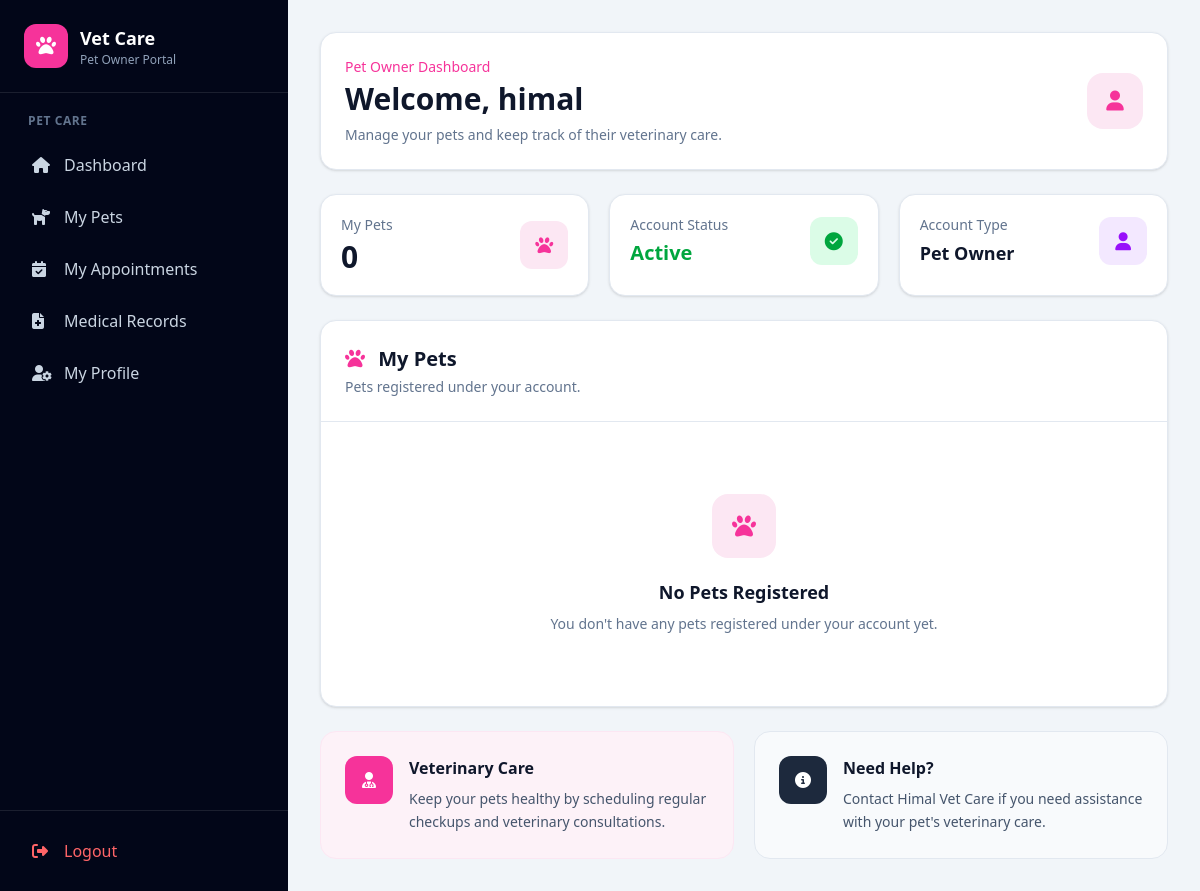
Before: /owner-dashboard/ (signed in) with the older database file.
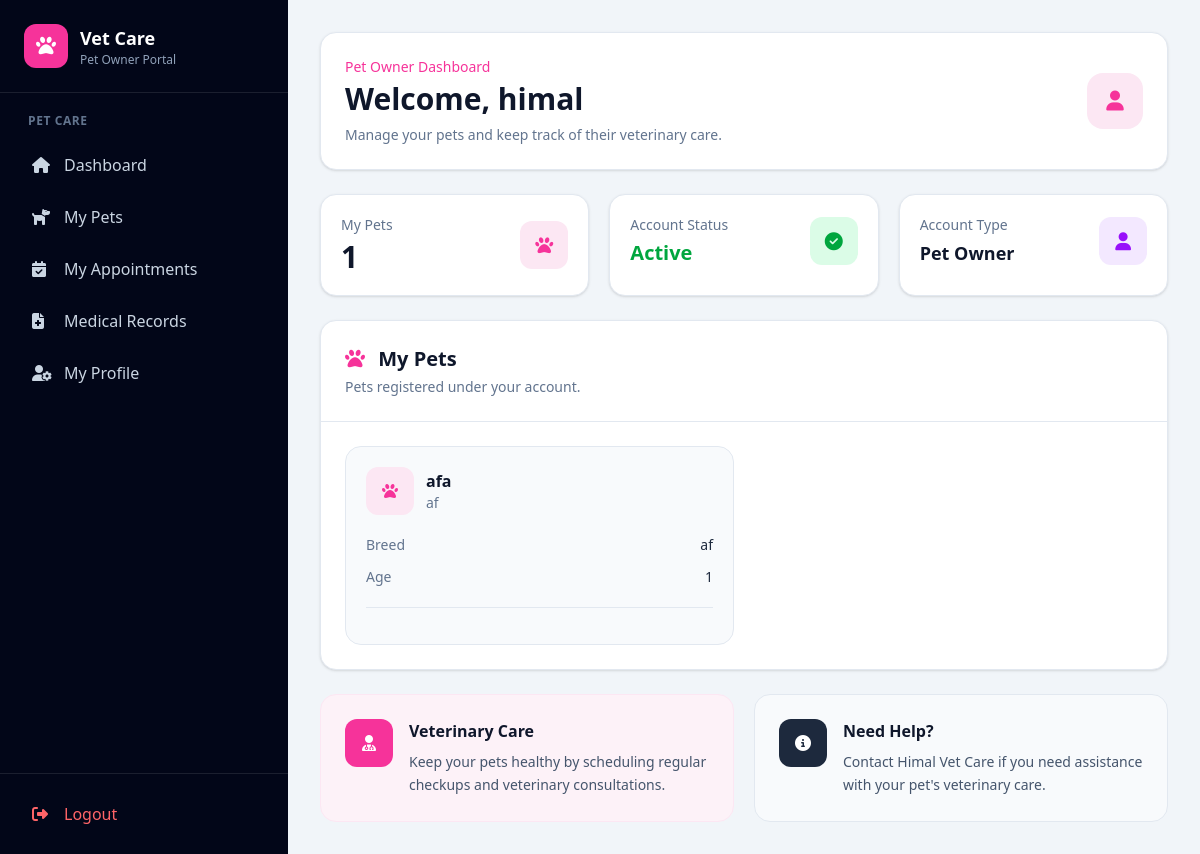
After: the same page with the newer database file.
### animal/models.py (models this page shows, shortened)
class Animal(models.Model):
    owner = models.ForeignKey(
        User,
        on_delete=models.CASCADE,
        related_name="animals",
        null=True,
        blank=True
    )
    name = models.CharField(max_length=100)
    species = models.CharField(max_length=100)
    breed = models.CharField(
        max_length=100,
        blank=True,
        null=True
    )
    age = models.PositiveIntegerField(
        blank=True,
        null=True
    )
    symptoms = models.TextField(
        blank=True,
        null=True
    )
    created_at = models.DateTimeField(
        auto_now_add=True
    )

### account/views.py (the view)
@login_required
def owner_dashboard(request):
    user = request.user
    if user.role != User.PET_OWNER:
        messages.error(
            request,
            "You are not authorized to access the pet owner dashboard."
        )
        return redirect("dashboard")
    pet_owner_profile = getattr(
        user,
        "pet_owner_profile",
        None
    )
    try:
        my_animals = Animal.objects.filter(
            owner=user
        )
    except Exception:
        my_animals = Animal.objects.none()
    try:
        appointments = (
            Appointment.objects
            .filter(animal__in=my_animals)
            .order_by("appointment_date")[:5]
        )
    except Exception:
        appointments = Appointment.objects.none()
    try:
        medical_records = (
            MedicalRecord.objects
            .filter(animal__in=my_animals)
            .order_by("-id")[:5]
        )
    except Exception:
        medical_records = MedicalRecord.objects.none()
    context = {
        "my_animals": my_animals,
        "appointments": appointments,
        "medical_records": medical_records,
        "pet_owner_profile": pet_owner_profile,
        "user_role": "PET_OWNER",
    }
    return render(
        request,
        "account/owner_dashboard.html",
        context
    )

### account/templates/account/owner_dashboard.html (shortened to what the changed rows need)
{% extends 'ownerbase.html' %}
{% block content %}
<div class="max-w-7xl mx-auto space-y-6">
    <div class="bg-white rounded-2xl border border-slate-200
                shadow-sm p-6">
        <div class="flex flex-col sm:flex-row
                    sm:items-center sm:justify-between gap-4">
            <div>
                <h2 class="mt-1 text-2xl sm:text-3xl
                           font-bold text-slate-900">
                    Welcome,
                    {{ request.user.get_full_name|default:request.user.username }}
                </h2>
            </div>
        </div>
    </div>
    <div class="grid grid-cols-1 sm:grid-cols-2 lg:grid-cols-3 gap-5">
        <div class="bg-white rounded-2xl
                    border border-slate-200
                    shadow-sm p-5">
            <div class="flex items-center justify-between">
                <div>
                    <p class="text-sm text-slate-500">
                        My Pets
                    </p>
                    <h3 class="mt-1 text-3xl font-bold text-slate-900">
                        {{ my_animals|length }}
                    </h3>
                </div>
            </div>
        </div>
    </div>
    <div class="bg-white rounded-2xl
                border border-slate-200
                shadow-sm overflow-hidden">
        <div class="p-5 sm:p-6">
            {% if my_animals %}
                <div class="grid grid-cols-1
                            md:grid-cols-2
                            xl:grid-cols-3
                            gap-5">
                    {% for animal in my_animals %}
                        <div class="rounded-2xl
                                    border border-slate-200
                                    bg-slate-50
                                    p-5
                                    hover:shadow-md
                                    transition">
                            <div class="flex items-center
                                        justify-between gap-3">
                                <div class="flex items-center gap-3">
                                    <div class="w-12 h-12
                                                rounded-xl
                                                bg-pink-100
                                                text-pink-500
                                                flex items-center
                                                justify-center">
                                        <i class="fa-solid fa-paw"></i>
                                    </div>
                                    <div>
                                        <h4 class="font-bold
                                                   text-slate-900">
                                            {{ animal.name }}
                                        </h4>
                                        <p class="text-sm
                                                  text-slate-500">
                                            {{ animal.species|default:"Pet" }}
                                        </p>
                                    </div>
                                </div>
                            </div>
                            <div class="mt-5 space-y-3">
                                {% if animal.breed %}
                                    <div class="flex items-center
                                                justify-between
                                                text-sm">
                                        <span class="text-slate-500">
                                            Breed
                                        </span>
                                        <span class="font-medium
                                                     text-slate-800">
                                            {{ animal.breed }}
                                        </span>
                                    </div>
                                {% endif %}
                                {% if animal.age %}
                                    <div class="flex items-center
                                                justify-between
                                                text-sm">
                                        <span class="text-slate-500">
                                            Age
                                        </span>
                                        <span class="font-medium
                                                     text-slate-800">
                                            {{ animal.age }}
                                        </span>
                                    </div>
                                {% endif %}
                            </div>
                            {% if animal.id %}
                                <div class="mt-5 pt-4
                                            border-t border-slate-200">
                                </div>
                            {% endif %}
                        </div>
                    {% endfor %}
                </div>
            {% else %}
                <div class="text-center py-12">
                    <div class="mx-auto w-16 h-16
                                rounded-2xl
                                bg-pink-100
                                text-pink-500
                                flex items-center
                                justify-center
                                text-2xl">
                        <i class="fa-solid fa-paw"></i>
                    </div>
                    <h4 class="mt-5 text-lg
                               font-bold text-slate-900">
                        No Pets Registered
                    </h4>
                    <p class="mt-2 text-sm
                              text-slate-500
                              max-w-md mx-auto">
                        You don't have any pets registered
                        under your account yet.
                    </p>
                </div>
            {% endif %}
        </div>
    </div>
</div>
{% endblock %}

Changed rows visible on the page:
added Animal: name "afa", species "af", breed "af", age "1"
Other visible differences:
{{ my_animals|length }}: "0" → "1"
text no longer shown: "No Pets Registered You don't have any pets registered under your account yet."
